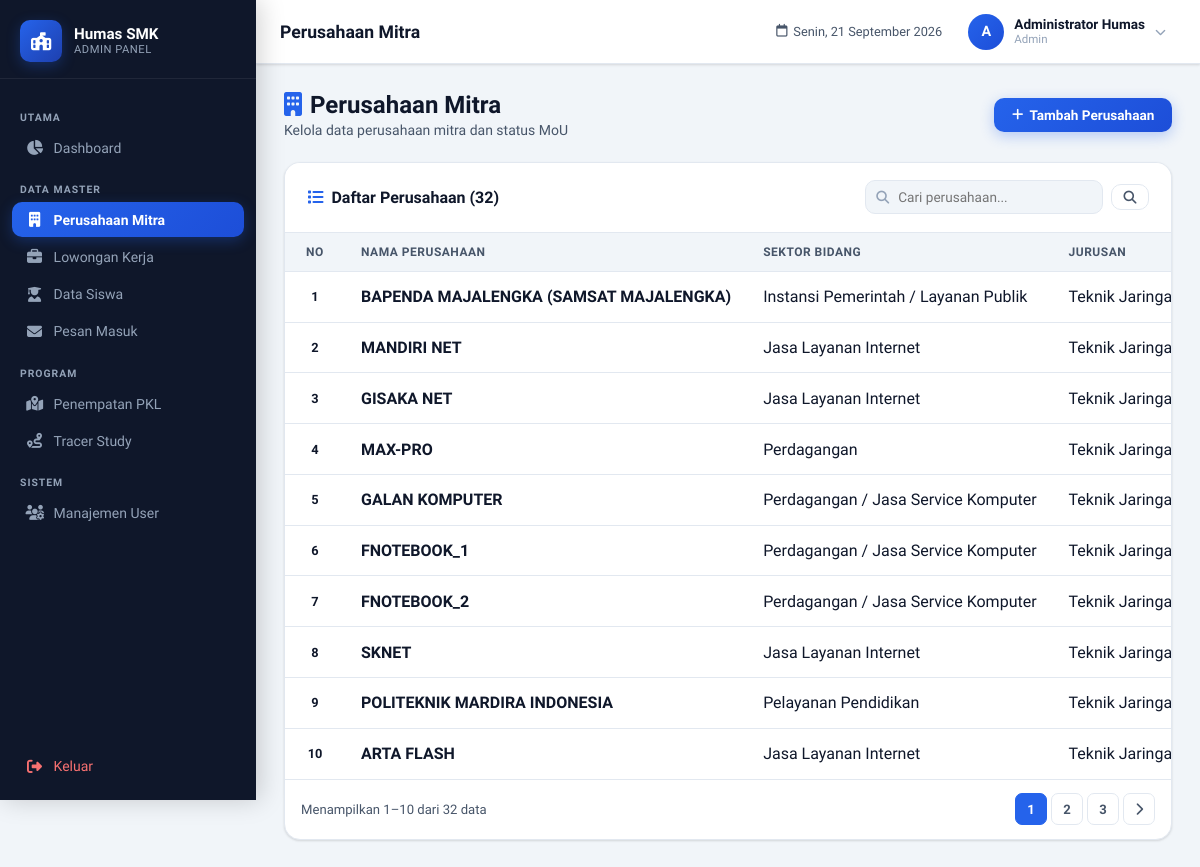
The page /admin/perusahaan.php (signed in) on the database its author committed.
### tables this page shows
CREATE TABLE IF NOT EXISTS `perusahaan` (
  `id` int NOT NULL AUTO_INCREMENT,
  `nama_perusahaan` varchar(150) NOT NULL,
  `sektor_bidang` varchar(100) NOT NULL,
  `jurusan` text NOT NULL,
  `alamat` text NOT NULL,
  `penanggung_jawab` varchar(100) NOT NULL,
  `no_telepon` varchar(20) NOT NULL,
  `status_mou` varchar(100) DEFAULT 'Proses',
  `created_at` timestamp NULL DEFAULT CURRENT_TIMESTAMP,
  `updated_at` timestamp NULL DEFAULT CURRENT_TIMESTAMP ON UPDATE CURRENT_TIMESTAMP,
  PRIMARY KEY (`id`)
);

### admin/perusahaan.php (the view, shortened to what this page needs)
<?php
require_once '../backend/connection.php';
$search = trim($_GET['search'] ?? '');
$page   = max(1, (int)($_GET['page'] ?? 1));
$limit  = 10;
$offset = ($page - 1) * $limit;
$where = $search ? "WHERE nama_perusahaan LIKE ? OR sektor_bidang LIKE ?" : "";
$params_type = "sss";
$params_val  = ["%$search%", "%$search%", "%$search%"];
$count_sql = "SELECT COUNT(*) as n FROM perusahaan $where";
$stmt_count = mysqli_prepare($koneksi, $count_sql);
mysqli_stmt_execute($stmt_count);
$total = mysqli_fetch_assoc(mysqli_stmt_get_result($stmt_count))['n'];
$total_pages = ceil($total / $limit);
$data_sql = "SELECT * FROM perusahaan $where ORDER BY created_at DESC LIMIT ? OFFSET ?";
$stmt_data = mysqli_prepare($koneksi, $data_sql);
if ($search) {
    $bind_params = array_merge($params_val, [$limit, $offset]);
    mysqli_stmt_bind_param(
        $stmt_data,
        $params_type . 'ii',
        ...$bind_params
    );
} else {
    mysqli_stmt_bind_param(
        $stmt_data,
        'ii',
        $limit,
        $offset
    );
}
mysqli_stmt_execute($stmt_data);
$result = mysqli_stmt_get_result($stmt_data);
$data = mysqli_fetch_all($result, MYSQLI_ASSOC);
$page_title = "Perusahaan Mitra";
?>
<!DOCTYPE html>
<html lang="id">
<head>
    <link rel="stylesheet" href="https://cdnjs.cloudflare.com/ajax/libs/font-awesome/6.4.0/css/all.min.css">
    <link rel="stylesheet" href="assets/admin-style.css">
</head>
<body>
<?php include 'includes/sidebar.php'; ?>
<div class="admin-main">
    <?php include 'includes/header.php'; ?>
    <main class="admin-content">
        <div class="page-header">
            <div class="page-header-left">
                <h2><i class="fa-solid fa-building" style="color:var(--blue);margin-right:8px;"></i>Perusahaan Mitra</h2>
                <p>Kelola data perusahaan mitra dan status MoU</p>
            </div>
            <button class="btn btn-primary" onclick="openModal('modalTambah')">
                <i class="fa-solid fa-plus"></i> Tambah Perusahaan
            </button>
        </div>
        <div class="card">
            <div class="card-header">
                <span class="card-title"><i class="fa-solid fa-list"></i> Daftar Perusahaan (<?= $total ?>)</span>
                <form method="GET" style="display:flex;gap:.5rem;align-items:center;">
                    <div class="search-box">
                        <i class="fa-solid fa-magnifying-glass"></i>
                        <input type="text" name="search" value="<?= htmlspecialchars($search) ?>" placeholder="Cari perusahaan..." id="searchInput">
                    </div>
                    <button type="submit" class="btn btn-outline btn-sm"><i class="fa-solid fa-search"></i></button>
                </form>
            </div>
            <div class="table-wrapper">
                <table id="tabelPerusahaan">
                    <thead>
                        <tr>
                            <th width="40">No</th>
                            <th>Nama Perusahaan</th>
                            <th>Sektor Bidang</th>
                            <th>Jurusan</th>
                        </tr>
                    </thead>
                    <tbody>
                    <?php if (empty($data)): ?>
                        <tr><td colspan="7">
                            <div class="table-empty">
                                <i class="fa-solid fa-building-circle-xmark"></i>
                                <p>Belum ada data perusahaan.</p>
                            </div>
                        </td></tr>
                    <?php else: ?>
                        <?php foreach ($data as $i => $row):
                        ?>
                        <tr>
                            <td class="td-no"><?= $offset + $i + 1 ?></td>
                            <td style="font-weight:600;"><?= htmlspecialchars($row['nama_perusahaan']) ?></td>
                            <td><?= htmlspecialchars($row['sektor_bidang']) ?></td>
                            <td><?= htmlspecialchars($row['jurusan']) ?></td>
                        </tr>
                        <?php endforeach; ?>
                    <?php endif; ?>
                    </tbody>
                </table>
            </div>
            <?php if ($total_pages > 1): ?>
            <div class="pagination">
                <span class="pagination-info">
                    Menampilkan <?= $offset+1 ?>–<?= min($offset+$limit, $total) ?> dari <?= $total ?> data
                </span>
                <div class="pagination-btns">
                    <?php for ($p = max(1,$page-2); $p <= min($total_pages,$page+2); $p++): ?>
                        <a href="?page=<?= $p ?>&search=<?= urlencode($search) ?>" class="page-btn <?= $p==$page?'active':'' ?>"><?= $p ?></a>
                    <?php endfor; ?>
                    <?php if ($page < $total_pages): ?>
                        <a href="?page=<?= $page+1 ?>&search=<?= urlencode($search) ?>" class="page-btn"><i class="fa-solid fa-chevron-right"></i></a>
                    <?php endif; ?>
                </div>
            </div>
            <?php endif; ?>
        </div>
    </main>
</div>
</body>
</html>

### admin/includes/sidebar.php (shortened to what this page needs)
<?php
$current = basename($_SERVER['PHP_SELF']);
function nav_active($pages) {
    global $current;
    $pages = is_array($pages) ? $pages : [$pages];
    return in_array($current, $pages) ? 'active' : '';
}
?>
<aside class="admin-sidebar" id="adminSidebar">
    <div class="sidebar-logo">
        <div class="sidebar-logo-icon">
            <i class="fa-solid fa-school-flag"></i>
        </div>
        <div class="sidebar-logo-text">
            <span class="sidebar-brand">Humas SMK</span>
            <span class="sidebar-sub">Admin Panel</span>
        </div>
    </div>
    <nav class="sidebar-nav">
        <div class="nav-section-label">Utama</div>
        <a href="dashboard.php" class="nav-item <?= nav_active('dashboard.php') ?>">
            <i class="fa-solid fa-chart-pie"></i>
            <span>Dashboard</span>
        </a>
        <div class="nav-section-label">Data Master</div>
        <a href="perusahaan.php" class="nav-item <?= nav_active('perusahaan.php') ?>">
            <i class="fa-solid fa-building"></i>
            <span>Perusahaan Mitra</span>
        </a>
        <a href="lowongan.php" class="nav-item <?= nav_active('lowongan.php') ?>">
            <i class="fa-solid fa-briefcase"></i>
            <span>Lowongan Kerja</span>
        </a>
        <a href="siswa.php" class="nav-item <?= nav_active('siswa.php') ?>">
            <i class="fa-solid fa-user-graduate"></i>
            <span>Data Siswa</span>
        </a>
        <a href="pesan.php" class="nav-item <?= nav_active('pesan.php') ?>">
    <i class="fa-solid fa-envelope"></i>
    <span>Pesan Masuk</span>
</a>
        <div class="nav-section-label">Program</div>
        <a href="pkl.php" class="nav-item <?= nav_active('pkl.php') ?>">
            <i class="fa-solid fa-map-location-dot"></i>
            <span>Penempatan PKL</span>
        </a>
        <a href="tracer.php" class="nav-item <?= nav_active('tracer.php') ?>">
            <i class="fa-solid fa-route"></i>
            <span>Tracer Study</span>
        </a>
        <div class="nav-section-label">Sistem</div>
        <a href="users.php" class="nav-item <?= nav_active('users.php') ?>">
            <i class="fa-solid fa-users-gear"></i>
            <span>Manajemen User</span>
        </a>
        <a href="logout.php" class="nav-item nav-logout">
            <i class="fa-solid fa-right-from-bracket"></i>
            <span>Keluar</span>
        </a>
    </nav>
</aside>

### admin/includes/header.php (shortened to what this page needs)
<?php
$page_title = $page_title ?? 'Dashboard';
?>
<header class="admin-header">
    <div class="header-title">
        <h1><?= htmlspecialchars($page_title) ?></h1>
    </div>
    <div class="header-right">
        <div class="header-date">
            <i class="fa-regular fa-calendar"></i>
            <span id="headerDate"></span>
        </div>
        <div class="header-user" id="userDropdownTrigger">
            <div class="header-avatar">
                <?= strtoupper(substr($_SESSION['nama_lengkap'] ?? 'A', 0, 1)) ?>
            </div>
            <div class="header-user-info">
                <span class="user-name"><?= htmlspecialchars($_SESSION['nama_lengkap'] ?? '-') ?></span>
                <span class="user-role"><?= htmlspecialchars($_SESSION['jabatan'] ?? 'Admin') ?></span>
            </div>
            <i class="fa-solid fa-chevron-down header-chevron"></i>
        </div>
    </div>
</header>

### rows shown on the page
perusahaan: i "1", nama_perusahaan "BAPENDA MAJALENGKA (SAMSAT MAJALENGKA)", sektor_bidang "Instansi Pemerintah / Layanan Publik", jurusan "Teknik…"
perusahaan: i "2", nama_perusahaan "MANDIRI NET", sektor_bidang "Jasa Layanan Internet", jurusan "Teknik…"
perusahaan: i "3", nama_perusahaan "GISAKA NET", sektor_bidang "Jasa Layanan Internet", jurusan "Teknik…"
perusahaan: i "4", nama_perusahaan "MAX-PRO", sektor_bidang "Perdagangan", jurusan "Teknik…"
perusahaan: i "5", nama_perusahaan "GALAN KOMPUTER", sektor_bidang "Perdagangan / Jasa Service Komputer", jurusan "Teknik…"
perusahaan: i "6", nama_perusahaan "FNOTEBOOK_1", sektor_bidang "Perdagangan / Jasa Service Komputer", jurusan "Teknik…"
perusahaan: i "7", nama_perusahaan "FNOTEBOOK_2", sektor_bidang "Perdagangan / Jasa Service Komputer", jurusan "Teknik…"
perusahaan: i "8", nama_perusahaan "SKNET", sektor_bidang "Jasa Layanan Internet", jurusan "Teknik…"
perusahaan: i "9", nama_perusahaan "POLITEKNIK MARDIRA INDONESIA", sektor_bidang "Pelayanan Pendidikan", jurusan "Teknik…"
perusahaan: i "10", nama_perusahaan "ARTA FLASH", sektor_bidang "Jasa Layanan Internet", jurusan "Teknik…"

### other values the page prints
$page_title "Perusahaan Mitra"
substr($_SESSION['nama_lengkap'] ?? 'A', 0, 1) "A"
$_SESSION['nama_lengkap'] "Administrator Humas"
$_SESSION['jabatan'] "Admin"
$total "32"
$offset+1 "1"
min($offset+$limit, $total) "10"
